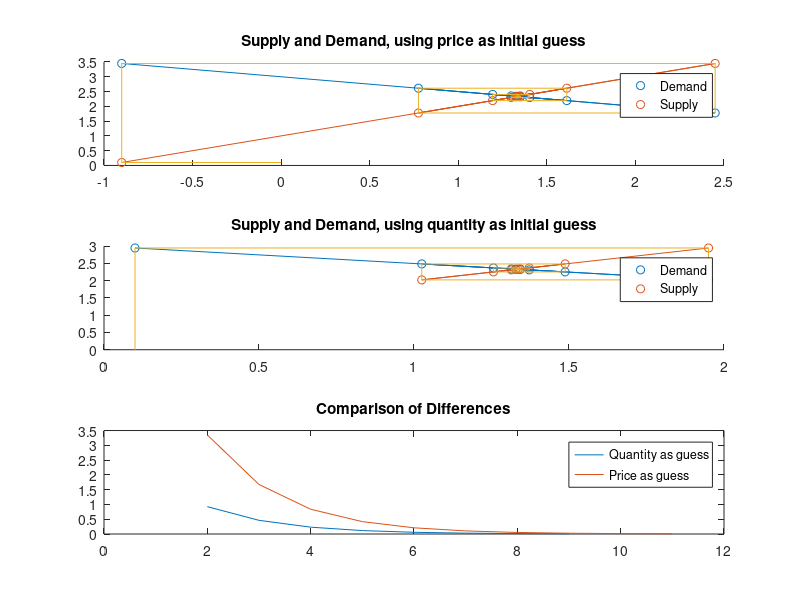
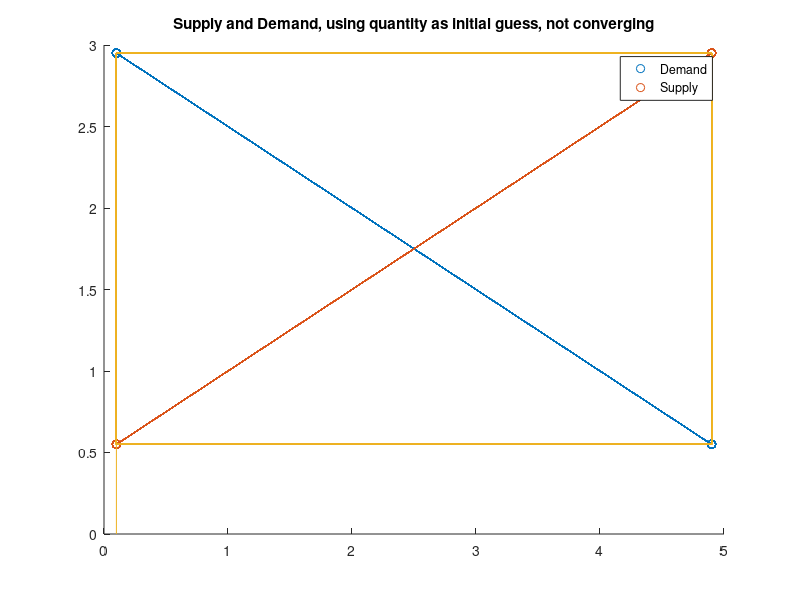
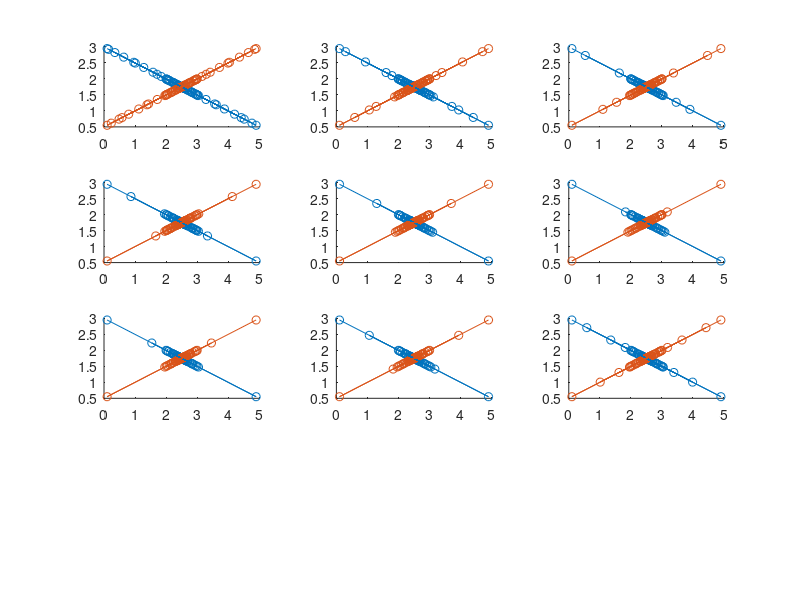

These charts were generated, in order, by the following MATLAB code: (Note: this script raises an error after producing the figures.)
%% Subquestion 4 - LU-Decomposition
clear;
clc;
close all;

a=3;
b=0.5;
c=1;
d=c;

A=[1,b;1 -d];

y=[a; c];

[L,U]=lu(A);

t=L\y;
x=U\t;

disp(['LU Result: The market clearing price ', num2str(x(1,1)), ' clears the market at the quantity ', num2str(x(2,1)), '!']);
%% Subquestion 5 - Gauss-Seidel fixed-point iteration

clear;


a=3;
b=0.5;
c=1;
d=c;

%initial guess of quantity
q=0.1;
%p=0.1;
%x=[q;p];

%Demand Function
%Dp=a-b*q;

%Supply Function
%Sp=c+d*q;

%Set up difference criterion to a value higher than in the while loop
q_difference=100;

%Set up empty vectors for storage of historical values
q_difference_hist=nan(100,1);
q_Dp_hist=nan(100,1);
q_Dq_hist=nan(100,1);
q_Sq_hist=nan(100,1);
q_Sp_hist=nan(100,1);
q_Time=nan(100,1);

%Iteration index
i=1;

%Begin iteration
while q_difference>0.01

    q_Dp=a-b*q;       %Demand-price from initial quantity
    q_Dp_hist(i,1)=q_Dp;
    q_Dq_hist(i,1)=q;
    q_Sq=(q_Dp-c)/d;    %Supply-quantity from Demand-price
    q_Sq_hist(i,1)=q_Sq;
    q_Sp=c+d*q_Sq;       %Supply-price for difference
    q_Sp_hist(i,1)=q_Sp;
   
    if i>1
    q_difference=abs(q_Sp_hist(i,1)-q_Dp_hist(i-1,1));
    q_difference_hist(i,1)=q_difference;
    end
    q=q_Sq;           %Quantity for next guess set
    q_Time(i,1)=i;
    i=i+1;
    
end
disp(['Gauss-Seidel Iteration Result (using quantity as initial guess): The market clearing price ', num2str(q_Sp), ' clears the market at the quantity ', num2str(q_Sq), ' after ',num2str(i-1),' iterations!']);

%Alternatively: Using the price as a first guess

%Initial Guess
p=0.1;

%Set up difference criterion to a value higher than in the while loop
difference=100;

%Set up empty vectors for storage of historical values
difference_hist=nan(100,1);
Dp_hist=nan(100,1);
Dq_hist=nan(100,1);
Sq_hist=nan(100,1);
Sp_hist=nan(100,1);
Time=nan(100,1);

%Iteration index
i=1;

while difference>0.01
    
    Sq=(p-c)/d;    %Supply-quantity from price
    Sq_hist(i,1)=Sq;
    Sp=p;       %Supply-price for difference
    Sp_hist(i,1)=Sp;
    Dp=a-b*Sq;       %Demand-price from initial quantity
    Dp_hist(i,1)=Dp;
    Dq_hist(i,1)=Sq;
   
    if i>1
    difference=abs(Sq_hist(i-1,1)-Dq_hist(i,1));
    difference_hist(i,1)=difference;
    end
    p=Dp;           %Quantity for next guess set
    Time(i,1)=i;
    i=i+1;
    
end

disp(['Gauss-Seidel Iteration Result (using price as initial guess): The market clearing price ', num2str(Sp), ' clears the market at the quantity ', num2str(Sq), ' after ',num2str(i-1),' iterations!']);

figure
subplot(3,1,1);

scatter(Dq_hist,Dp_hist)
hold on
scatter(Sq_hist,Sp_hist)
plot(Dq_hist,Dp_hist,Sq_hist,Sp_hist)
line([Sq_hist(1,1) 0], [Sp_hist(1,1) Sp_hist(1,1)])

%TO SHOW HOW THE ALGORITHM WORKS!
for j=1:(i-1)
line([Dq_hist(j,1) Sq_hist(j+1,1)], [Dp_hist(j,1) Dp_hist(j,1)])
end

for j=1:(i-1)
line([Sq_hist(j,1) Sq_hist(j,1)], [Dp_hist(j,1) Sp_hist(j,1)])
end

title('Supply and Demand, using price as initial guess')
legend('Demand','Supply')
hold off

subplot(3,1,2);
scatter(q_Dq_hist,q_Dp_hist)
hold on
scatter(q_Sq_hist,q_Sp_hist)
plot(q_Dq_hist,q_Dp_hist,q_Sq_hist,q_Sp_hist)
line([q_Dq_hist(1,1) q_Dq_hist(1,1)], [q_Dp_hist(1,1) 0])
%TO SHOW HOW THE ALGORITHM WORKS!
for j=1:(i-1)
line([q_Dq_hist(j,1) q_Sq_hist(j,1)], [q_Dp_hist(j,1) q_Dp_hist(j,1)])
end

for j=1:(i-1)
line([q_Sq_hist(j,1) q_Sq_hist(j,1)], [q_Dp_hist(j,1) q_Sp_hist(j+1,1)])
end
title('Supply and Demand, using quantity as initial guess')
legend('Demand','Supply')
hold off

%To show convergence
%figure
%plot(q_Time,q_difference_hist)
%title('Difference, using quantity as initial guess')

subplot(3,1,3);
plot(q_Time,q_difference_hist,Time,difference_hist)
title('Comparison of Differences')
legend('Quantity as guess','Price as guess')

%Non convergent case

a=3;
b=0.5;
c=b;
d=c;

%initial guess of quantity
q=0.1;
%p=0.1;
%x=[q;p];

%Demand Function
%Dp=a-b*q;

%Supply Function
%Sp=c+d*q;

%Set up difference criterion to a value higher than in the while loop
nq_difference=100;

%Set up empty vectors for storage of historical values
nq_difference_hist=nan(100,1);
nq_Dp_hist=nan(100,1);
nq_Dq_hist=nan(100,1);
nq_Sq_hist=nan(100,1);
nq_Sp_hist=nan(100,1);
nq_Time=nan(100,1);

%Iteration index


%Begin iteration
for i=1:100
    nq_Dp=a-b*q;       %Demand-price from initial quantity
    nq_Dp_hist(i,1)=nq_Dp;
    nq_Dq_hist(i,1)=q;
    nq_Sq=(nq_Dp-c)/d;    %Supply-quantity from Demand-price
    nq_Sq_hist(i,1)=nq_Sq;
    nq_Sp=c+d*nq_Sq;       %Supply-price for difference
    nq_Sp_hist(i,1)=nq_Sp;
   
    if i>1
    nq_difference=abs(nq_Sp_hist(i,1)-nq_Dp_hist(i-1,1));
    nq_difference_hist(i,1)=nq_difference;
    end
    q=nq_Sq;           %Quantity for next guess set
    nq_Time(i,1)=i;
    
end

figure 
scatter(nq_Dq_hist,nq_Dp_hist)
hold on
scatter(nq_Sq_hist,nq_Sp_hist)
plot(nq_Dq_hist,nq_Dp_hist,nq_Sq_hist,nq_Sp_hist)
line([nq_Dq_hist(1,1) nq_Dq_hist(1,1)], [nq_Dp_hist(1,1) 0])
%TO SHOW HOW THE ALGORITHM WORKS!
for j=1:(i-1)
line([nq_Dq_hist(j,1) nq_Sq_hist(j,1)], [nq_Dp_hist(j,1) nq_Dp_hist(j,1)])
end
for j=1:(i-1)
line([nq_Sq_hist(j,1) nq_Sq_hist(j,1)], [nq_Dp_hist(j,1) nq_Sp_hist(j+1,1)])
end
title('Supply and Demand, using quantity as initial guess, not converging')
legend('Demand','Supply')
hold off


%% Subquestion 6 - Using a dampening factor

lambda=linspace(0.1,0.9,9);
iteration_count=nan(9,1);

a=3;
b=0.5;
c=b;
d=c;





%Set up empty vectors for storage of historical values
d_difference_hist=nan(100,1);
d_Dp_hist=nan(100,1);
d_Dq_hist=nan(100,1);
d_Sq_hist=nan(100,1);
d_Sp_hist=nan(100,1);
d_Time=nan(100,1);


figure
for j=1:9
%initial guess of quantity
q=0.1;
%Set up difference criterion to a value higher than in the while loop
d_difference=100;
i=1;
while d_difference>0.01

    d_Dp=a-b*q;       %Demand-price from initial quantity
    d_Dp_hist(i,1)=d_Dp;
    d_Dq_hist(i,1)=q;
    d_Sq=(d_Dp-c)/d;    %Supply-quantity from Demand-price
    d_Sq_hist(i,1)=d_Sq;
    d_Sp=c+d*d_Sq;       %Supply-price for difference
    d_Sp_hist(i,1)=d_Sp;
   
    if i>1
    d_difference=abs(d_Sp_hist(i,1)-d_Dp_hist(i-1,1));
    d_difference_hist(i,1)=d_difference;
    q=lambda(1,j)*d_Sq_hist(i,1)+(1-lambda(1,j))*d_Sq_hist(i-1,1); 
    else
    q=d_Sq;
    end
    %Quantity for next guess set
    d_Time(i,1)=i;
    i=i+1;
    
end
iteration_count(j,1)=i;
 
subplot(4,3,j)
scatter(d_Dq_hist,d_Dp_hist)
hold on
scatter(d_Sq_hist,d_Sp_hist)
plot(d_Dq_hist,d_Dp_hist,d_Sq_hist,d_Sp_hist)
hold off
end
[M,I] = min(iteration_count);
Size_I=size(I);
c = categorical({'0.1','0.2','0.3','0.4','0.5','0.6','0.7','0.8','0.9'});

%bar(c,iteration_count)
subplot(4,3,[10 11 12]);
for i=1:Size_I(1,2) %allows for multiple minima
b = bar(c,iteration_count);
title({'Number of iterations needed to find the solution';'The lowest value is colorized differently'})
set(get(gca,'title'),'Position',[5.5 60 1])
b.FaceColor = 'flat';
b.CData(I(1,i),:) = [.5 0 .5];
end
